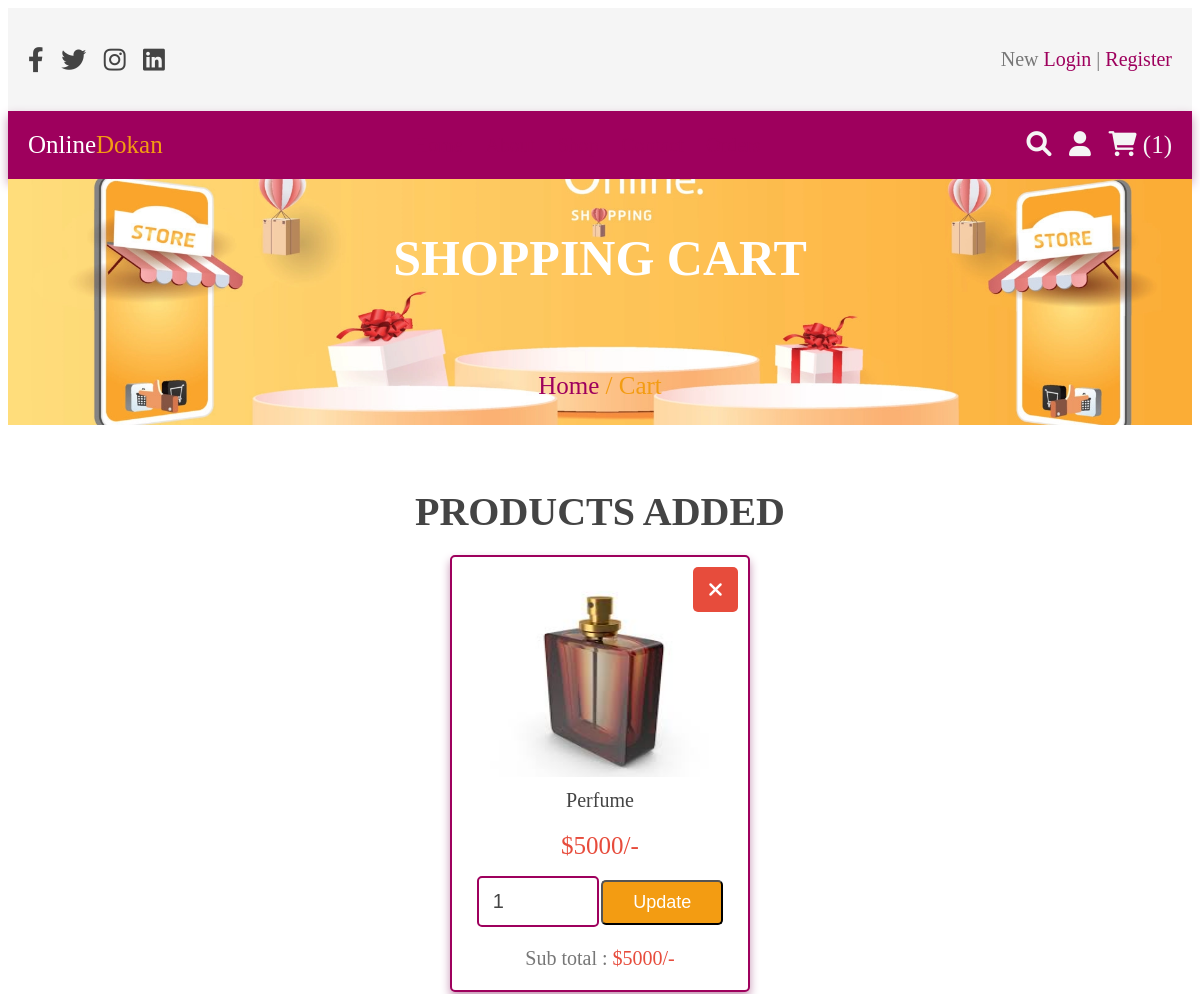
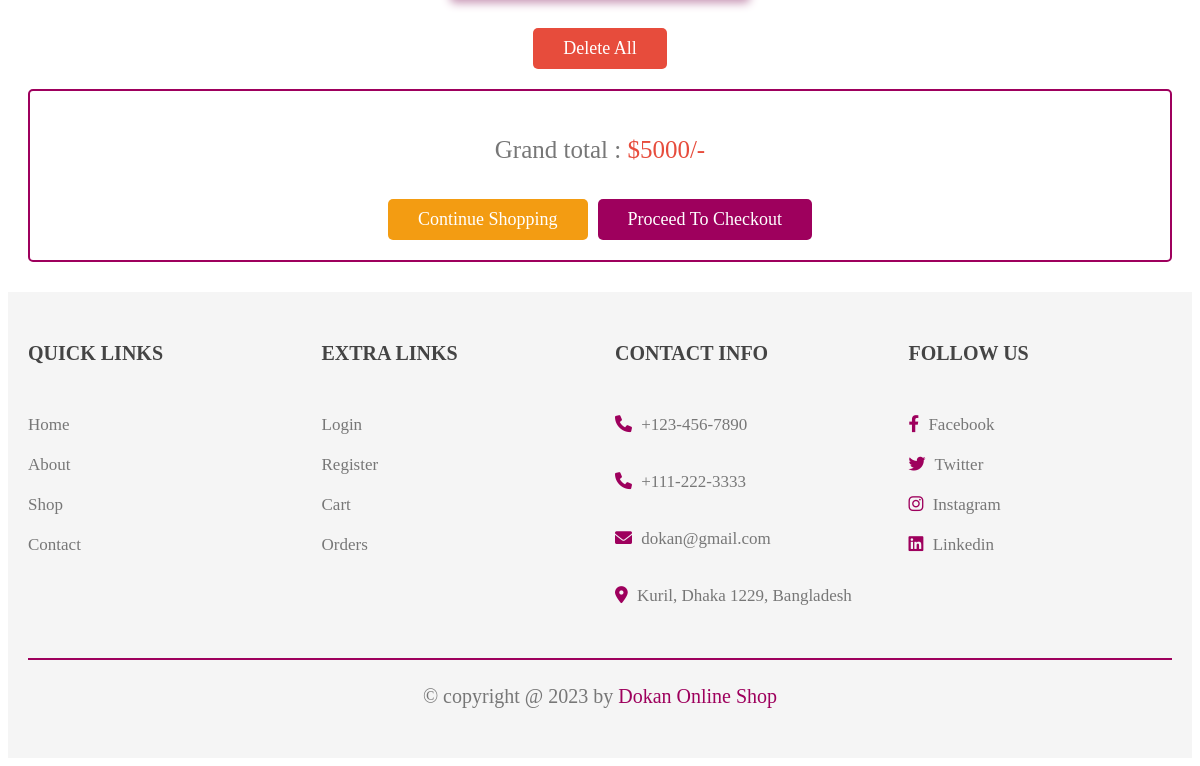
/php/cart.php, run on the app's committed database (2 pictures, top to bottom).
### tables this page shows
CREATE TABLE `cart` (
  `id` int(100) NOT NULL,
  `user_id` int(100) NOT NULL,
  `name` varchar(100) NOT NULL,
  `price` int(100) NOT NULL,
  `quantity` int(100) NOT NULL,
  `image` varchar(100) NOT NULL
);

### php/cart.php (the view, shortened to what this page needs)
<?php
include 'connection.php';
?>
<!DOCTYPE html>
<html lang="en">
<head>
   <link rel="stylesheet" href="https://cdnjs.cloudflare.com/ajax/libs/font-awesome/6.0.0/css/all.min.css">
   <link rel="stylesheet" href="../css/style.css">
</head>
<body>
<?php include 'header.php'; ?>
<div class="heading">
   <h3>Shopping cart</h3>
   <p> <a href="home.php" style="text-decoration: none;">Home</a> / Cart </p>
</div>
<section class="shopping-cart">
   <h1 class="title">Products added</h1>
   <div class="box-container">
      <?php
         $grand_total = 0;
         $select_cart = mysqli_query($conn, "SELECT * FROM `cart` WHERE user_id = '$user_id'") or die('query failed');
         if(mysqli_num_rows($select_cart) > 0){
            while($fetch_cart = mysqli_fetch_assoc($select_cart)){
      ?>
      <div class="box">
         <a href="cart.php?delete=<?php echo $fetch_cart['id']; ?>" style="text-decoration: none;" class="fas fa-times" onclick="return confirm('Delete this from cart?');"></a>
         <img src="../uploaded_img/<?php echo $fetch_cart['image']; ?>" alt="">
         <div class="name"><?php echo $fetch_cart['name']; ?></div>
         <div class="price">$<?php echo $fetch_cart['price']; ?>/-</div>
         <form action="" method="post">
            <input type="number" min="1" name="cart_quantity" value="<?php echo $fetch_cart['quantity']; ?>">
            <input type="submit" name="update_cart" value="Update" class="option-btn">
         </form>
         <div class="sub-total"> Sub total : <span>$<?php echo $sub_total = ($fetch_cart['quantity'] * $fetch_cart['price']); ?>/-</span> </div>
      </div>
      <?php
      $grand_total += $sub_total;
         }
      }else{
         echo '<p class="empty">Your cart is empty</p>';
      }
      ?>
   </div>
   <div style="margin-top: 2rem; text-align:center;">
      <a href="cart.php?delete_all" style="text-decoration: none;" class="delete-btn <?php echo ($grand_total > 1)?'':'disabled'; ?>" onclick="return confirm('Delete all from cart?');">Delete all</a>
   </div>
   <div class="cart-total">
      <p>Grand total : <span>$<?php echo $grand_total; ?>/-</span></p>
      <div class="flex">
         <a href="shop.php" style="text-decoration: none;" class="option-btn">Continue shopping</a>
         <a href="checkout.php" style="text-decoration: none;" class="btn <?php echo ($grand_total > 1)?'':'disabled'; ?>">Proceed to checkout</a>
      </div>
   </div>
</section>
<?php include 'footer.php'; ?>
</body>
</html>

### css/style.css (style rules this page uses)
:root { --main-color: rgba(158,0,93); --red:#e74c3c; --orange:#f39c12; --black:#444; --white:#fff; --light-bg:#f5f5f5; --light-color:#777; --border:.2rem solid var(--main-color); --box-shadow:0 .5rem 1rem rgba(199, 149, 180); }
html { font-size: 62.5%; overflow-x: hidden; }
section { padding:3rem 2rem; }
.title { text-align: center; margin-bottom: 2rem; text-transform: uppercase; color:var(--black); font-size: 4rem; }
.btn, .option-btn, .delete-btn, .white-btn { display: inline-block; margin-top: 1rem; padding:1rem 3rem; cursor: pointer; color:var(--white); font-size: 1.8rem; border-radius: .5rem; text-transform: capitalize; }
.white-btn, .btn { background-color: var(--main-color); border-style: hidden; }
.option-btn { background-color: var(--orange); }
.delete-btn { background-color: var(--red); }
.heading { min-height: 30vh; display: flex; flex-flow: column; align-items: center; justify-content: center; gap:1rem; background: url(../images/shop2.webp) no-repeat; background-size: cover; background-position: center; text-align: center; }
.heading h3 { font-size: 5rem; color:var(--white); text-transform: uppercase; }
.heading p { font-size: 2.5rem; color:var(--orange); }
.heading p a { color:var(--main-color); }
.shopping-cart .box-container { max-width: 1200px; margin:0 auto; display: grid; grid-template-columns: repeat(auto-fit, 30rem); align-items: center; gap:1.5rem; justify-content: center; }
.shopping-cart .box-container .box { text-align: center; padding:2rem; border-radius: .5rem; background-color: var(--white); box-shadow: var(--box-shadow); position: relative; border:var(--border); }
.shopping-cart .box-container .box .fa-times { position: absolute; top:1rem; right:1rem; height: 4.5rem; width: 4.5rem; line-height: 4.5rem; font-size: 2rem; background-color: var(--red); color:var(--white); border-radius: .5rem; }
.shopping-cart .box-container .box img { height: 20rem; width: 100%; object-position: cover; }
.shopping-cart .box-container .box .name { padding:1rem 0; font-size: 2rem; color:var(--black); }
.shopping-cart .box-container .box .price { padding:1rem 0; font-size: 2.5rem; color:var(--red); }
.shopping-cart .box-container .box input[type="number"] { margin:.5rem 0; border:var(--border); border-radius: .5rem; padding:1.2rem 1.4rem; font-size: 2rem; color:var(--black); width: 9rem; }
.shopping-cart .box-container .box .sub-total { padding-top: 1.5rem; font-size: 2rem; color:var(--light-color); }
.shopping-cart .box-container .box .sub-total span { color:var(--red); }
.shopping-cart .cart-total { max-width: 1200px; margin:0 auto; border:var(--border); padding:2rem; text-align: center; margin-top: 2rem; border-radius: .5rem; }
.shopping-cart .cart-total p { font-size: 2.5rem; color:var(--light-color); }
.shopping-cart .cart-total p span { color:var(--red); }
.shopping-cart .cart-total .flex { display: flex; flex-wrap: wrap; column-gap:1rem; margin-top: 1.5rem; justify-content: center; }

### data on the page
cart: image (picture), name "Perfume", price "5000", cart_quantity "1"

### other printed values
$cart_rows_number "1"
$grand_total "5000"
